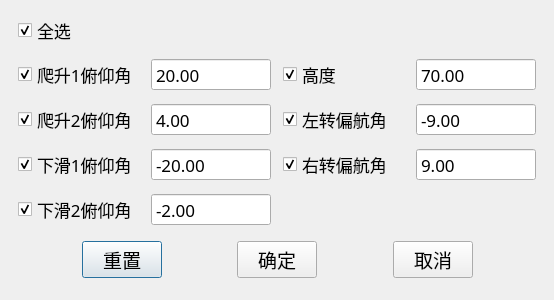
<?xml version="1.0" encoding="UTF-8"?>
<ui version="4.0">
 <class>setParameter</class>
 <widget class="QDialog" name="setParameter">
  <property name="geometry">
   <rect>
    <x>0</x>
    <y>0</y>
    <width>554</width>
    <height>300</height>
   </rect>
  </property>
  <property name="maximumSize">
   <size>
    <width>600</width>
    <height>350</height>
   </size>
  </property>
  <property name="font">
   <font>
    <family>微软雅黑</family>
    <pointsize>13</pointsize>
   </font>
  </property>
  <property name="windowTitle">
   <string>参数设置</string>
  </property>
  <property name="windowIcon">
   <iconset resource="res.qrc">
    <normaloff>:/icons/Img/settings_128px.ico</normaloff>:/icons/Img/settings_128px.ico</iconset>
  </property>
  <property name="sizeGripEnabled">
   <bool>false</bool>
  </property>
  <property name="modal">
   <bool>false</bool>
  </property>
  <layout class="QVBoxLayout" name="verticalLayout" stretch="4,1">
   <property name="leftMargin">
    <number>12</number>
   </property>
   <property name="topMargin">
    <number>6</number>
   </property>
   <property name="rightMargin">
    <number>12</number>
   </property>
   <item>
    <layout class="QGridLayout" name="gridLayout">
     <property name="leftMargin">
      <number>6</number>
     </property>
     <property name="rightMargin">
      <number>6</number>
     </property>
     <property name="spacing">
      <number>12</number>
     </property>
     <item row="1" column="0">
      <widget class="QCheckBox" name="getClimb1Theta">
       <property name="text">
        <string>爬升1俯仰角</string>
       </property>
       <property name="checked">
        <bool>true</bool>
       </property>
      </widget>
     </item>
     <item row="1" column="1">
      <widget class="QDoubleSpinBox" name="setClimb1Theta">
       <property name="wrapping">
        <bool>false</bool>
       </property>
       <property name="frame">
        <bool>true</bool>
       </property>
       <property name="buttonSymbols">
        <enum>QAbstractSpinBox::NoButtons</enum>
       </property>
       <property name="minimum">
        <double>-1000.000000000000000</double>
       </property>
       <property name="maximum">
        <double>1000.000000000000000</double>
       </property>
       <property name="stepType">
        <enum>QAbstractSpinBox::DefaultStepType</enum>
       </property>
       <property name="value">
        <double>20.000000000000000</double>
       </property>
      </widget>
     </item>
     <item row="0" column="0">
      <widget class="QCheckBox" name="getAll">
       <property name="text">
        <string>全选</string>
       </property>
       <property name="checked">
        <bool>true</bool>
       </property>
      </widget>
     </item>
     <item row="1" column="2">
      <widget class="QCheckBox" name="getHight">
       <property name="text">
        <string>高度</string>
       </property>
       <property name="checked">
        <bool>true</bool>
       </property>
      </widget>
     </item>
     <item row="3" column="1">
      <widget class="QDoubleSpinBox" name="setClimb2Theta">
       <property name="wrapping">
        <bool>false</bool>
       </property>
       <property name="frame">
        <bool>true</bool>
       </property>
       <property name="buttonSymbols">
        <enum>QAbstractSpinBox::NoButtons</enum>
       </property>
       <property name="minimum">
        <double>-1000.000000000000000</double>
       </property>
       <property name="maximum">
        <double>1000.000000000000000</double>
       </property>
       <property name="stepType">
        <enum>QAbstractSpinBox::DefaultStepType</enum>
       </property>
       <property name="value">
        <double>4.000000000000000</double>
       </property>
      </widget>
     </item>
     <item row="3" column="2">
      <widget class="QCheckBox" name="getTurnLeftPsi">
       <property name="text">
        <string>左转偏航角</string>
       </property>
       <property name="checked">
        <bool>true</bool>
       </property>
      </widget>
     </item>
     <item row="4" column="0">
      <widget class="QCheckBox" name="getDecline1Theta">
       <property name="text">
        <string>下滑1俯仰角</string>
       </property>
       <property name="checked">
        <bool>true</bool>
       </property>
      </widget>
     </item>
     <item row="3" column="0">
      <widget class="QCheckBox" name="getClimb2Theta">
       <property name="text">
        <string>爬升2俯仰角</string>
       </property>
       <property name="checked">
        <bool>true</bool>
       </property>
      </widget>
     </item>
     <item row="3" column="3">
      <widget class="QDoubleSpinBox" name="setTurnLeftPsi">
       <property name="wrapping">
        <bool>false</bool>
       </property>
       <property name="frame">
        <bool>true</bool>
       </property>
       <property name="buttonSymbols">
        <enum>QAbstractSpinBox::NoButtons</enum>
       </property>
       <property name="minimum">
        <double>-1000.000000000000000</double>
       </property>
       <property name="maximum">
        <double>1000.000000000000000</double>
       </property>
       <property name="stepType">
        <enum>QAbstractSpinBox::DefaultStepType</enum>
       </property>
       <property name="value">
        <double>-9.000000000000000</double>
       </property>
      </widget>
     </item>
     <item row="4" column="1">
      <widget class="QDoubleSpinBox" name="setDecline1Theta">
       <property name="wrapping">
        <bool>false</bool>
       </property>
       <property name="frame">
        <bool>true</bool>
       </property>
       <property name="buttonSymbols">
        <enum>QAbstractSpinBox::NoButtons</enum>
       </property>
       <property name="minimum">
        <double>-1000.000000000000000</double>
       </property>
       <property name="maximum">
        <double>1000.000000000000000</double>
       </property>
       <property name="stepType">
        <enum>QAbstractSpinBox::DefaultStepType</enum>
       </property>
       <property name="value">
        <double>-20.000000000000000</double>
       </property>
      </widget>
     </item>
     <item row="5" column="0">
      <widget class="QCheckBox" name="getDecline2Theta">
       <property name="text">
        <string>下滑2俯仰角</string>
       </property>
       <property name="checked">
        <bool>true</bool>
       </property>
      </widget>
     </item>
     <item row="4" column="3">
      <widget class="QDoubleSpinBox" name="setTurnRightPsi">
       <property name="wrapping">
        <bool>false</bool>
       </property>
       <property name="frame">
        <bool>true</bool>
       </property>
       <property name="buttonSymbols">
        <enum>QAbstractSpinBox::NoButtons</enum>
       </property>
       <property name="minimum">
        <double>-1000.000000000000000</double>
       </property>
       <property name="maximum">
        <double>1000.000000000000000</double>
       </property>
       <property name="stepType">
        <enum>QAbstractSpinBox::DefaultStepType</enum>
       </property>
       <property name="value">
        <double>9.000000000000000</double>
       </property>
      </widget>
     </item>
     <item row="5" column="1">
      <widget class="QDoubleSpinBox" name="setDecline2Theta">
       <property name="wrapping">
        <bool>false</bool>
       </property>
       <property name="frame">
        <bool>true</bool>
       </property>
       <property name="buttonSymbols">
        <enum>QAbstractSpinBox::NoButtons</enum>
       </property>
       <property name="minimum">
        <double>-1000.000000000000000</double>
       </property>
       <property name="maximum">
        <double>1000.000000000000000</double>
       </property>
       <property name="stepType">
        <enum>QAbstractSpinBox::DefaultStepType</enum>
       </property>
       <property name="value">
        <double>-2.000000000000000</double>
       </property>
      </widget>
     </item>
     <item row="1" column="3">
      <widget class="QDoubleSpinBox" name="setHight">
       <property name="wrapping">
        <bool>false</bool>
       </property>
       <property name="frame">
        <bool>true</bool>
       </property>
       <property name="buttonSymbols">
        <enum>QAbstractSpinBox::NoButtons</enum>
       </property>
       <property name="minimum">
        <double>-1000.000000000000000</double>
       </property>
       <property name="maximum">
        <double>1000.000000000000000</double>
       </property>
       <property name="stepType">
        <enum>QAbstractSpinBox::DefaultStepType</enum>
       </property>
       <property name="value">
        <double>70.000000000000000</double>
       </property>
      </widget>
     </item>
     <item row="4" column="2">
      <widget class="QCheckBox" name="getTurnRightPsi">
       <property name="text">
        <string>右转偏航角</string>
       </property>
       <property name="checked">
        <bool>true</bool>
       </property>
      </widget>
     </item>
    </layout>
   </item>
   <item>
    <layout class="QHBoxLayout" name="horizontalLayout">
     <item>
      <spacer name="horizontalSpacer">
       <property name="orientation">
        <enum>Qt::Horizontal</enum>
       </property>
       <property name="sizeHint" stdset="0">
        <size>
         <width>40</width>
         <height>20</height>
        </size>
       </property>
      </spacer>
     </item>
     <item>
      <widget class="QPushButton" name="btnReset">
       <property name="font">
        <font>
         <family>微软雅黑</family>
         <pointsize>14</pointsize>
        </font>
       </property>
       <property name="text">
        <string>重置</string>
       </property>
      </widget>
     </item>
     <item>
      <spacer name="horizontalSpacer_2">
       <property name="orientation">
        <enum>Qt::Horizontal</enum>
       </property>
       <property name="sizeHint" stdset="0">
        <size>
         <width>40</width>
         <height>20</height>
        </size>
       </property>
      </spacer>
     </item>
     <item>
      <widget class="QPushButton" name="btnOK">
       <property name="font">
        <font>
         <family>微软雅黑</family>
         <pointsize>14</pointsize>
        </font>
       </property>
       <property name="text">
        <string>确定</string>
       </property>
      </widget>
     </item>
     <item>
      <spacer name="horizontalSpacer_3">
       <property name="orientation">
        <enum>Qt::Horizontal</enum>
       </property>
       <property name="sizeHint" stdset="0">
        <size>
         <width>40</width>
         <height>20</height>
        </size>
       </property>
      </spacer>
     </item>
     <item>
      <widget class="QPushButton" name="btnCancel">
       <property name="font">
        <font>
         <family>微软雅黑</family>
         <pointsize>14</pointsize>
        </font>
       </property>
       <property name="text">
        <string>取消</string>
       </property>
      </widget>
     </item>
     <item>
      <spacer name="horizontalSpacer_4">
       <property name="orientation">
        <enum>Qt::Horizontal</enum>
       </property>
       <property name="sizeHint" stdset="0">
        <size>
         <width>40</width>
         <height>20</height>
        </size>
       </property>
      </spacer>
     </item>
    </layout>
   </item>
  </layout>
 </widget>
 <resources>
  <include location="res.qrc"/>
 </resources>
 <connections/>
</ui>
